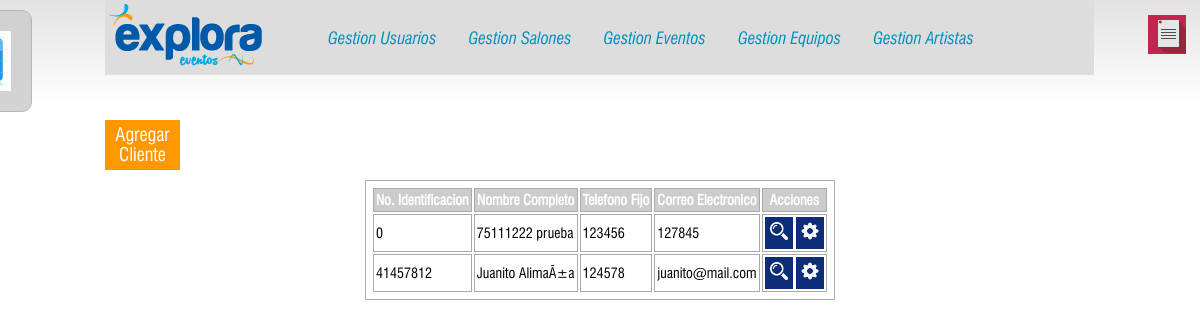
The app's page /asesor_backend.php (signed in) with its own data.
### tables this page shows
CREATE TABLE IF NOT EXISTS `usuarios` (
`id_usuario` int(11) NOT NULL,
  `nombres` text NOT NULL,
  `apellidos` text NOT NULL,
  `no_identificacion` bigint(20) NOT NULL,
  `email` text NOT NULL,
  `password` text NOT NULL,
  `telefono_fijo` bigint(20) NOT NULL,
  `telefono_movil` bigint(20) NOT NULL,
  `direccion_residencia` text NOT NULL,
  `ciudad_residencia` text NOT NULL,
  `tipo_usuario` text NOT NULL,
  `estado` text NOT NULL,
  `fecha_registro` date NOT NULL
);

### asesor_backend.php (called while the page is built, shortened)
<?php
    include "layout/header.php";
    include "layout/topnavbar_backend.php";
    require "bd/open.php";
    include "layout/asesor_customer.php";
    require 'layout/footer.php';
?>

### layout/asesor_customer.php (the view)
<section id="content_wrapper">
    <div id="add_button">
        <a href="./asesor/add_customer.php" class="iframe cboxElement">Agregar Cliente</a>
    </div>
    <table>
        <thead>
            <tr class="encabezado-fila">
                <th>No. Identificacion</th>
                <th>Nombre Completo</th>
                <th>Telefono Fijo</th>
                <th>Correo Electronico</th>
                <th>Acciones</th>
            </tr>
        </thead>
        <tbody>
        <?php
            $sql = "SELECT * FROM usuarios
                    WHERE tipo_usuario = 'cliente'
                    ORDER BY nombres ASC;";
            $rs  = mysql_query($sql, $cnx);
            $nr = mysql_num_rows($rs);
            if ($nr <= 0) {
                echo "<tr><td colspan='5'>No hay <b>Clientes</b> registrados</td></tr>";
            }
            else
            {
                while ($reg = mysql_fetch_array($rs))
                {
            ?>
                <tr>
                    <td><?php echo $reg['no_identificacion']; ?></td>
                    <td><?php echo $reg['nombres']." ".$reg['apellidos']; ?></td>
                    <td><?php echo $reg['telefono_fijo']; ?></td>
                    <td><?php echo $reg['email']; ?></td>
                    <td>
                        <div class="view_button">
                            <a href="./asesor/list_customer.php?id=<?php echo $reg['id_usuario']; ?>" class="iframe cboxElement">
                                <img src="./public/images/icons/view.png" alt="" id="view_icon">
                            </a>
                        </div>
                        <div class="modify_button">
                            <a href="./asesor/update_customers.php?id=<?php echo $reg['id_usuario']; ?>" class="iframe cboxElement">
                                <img src="./public/images/icons/modify.png" alt="" id="modify_icon">
                            </a>
                        </div>
                    </td>
                </tr>
            <?php
                }
            }
        ?>
        </tbody>
    </table>
</section>

### public/css/style.css (style rules this page uses)
article, aside, audio, canvas, command, datalist, details, embed, figcaption, figure, footer, header, hgroup, keygen, meter, nav, output, progress, section, source, video { display:block; }
html, body { width:100%; padding:0; margin:0; }
body { font-family: 'Swis_normal', sans-serif; font-size:0.8em; line-height:18px; color:#000000; position:relative; }
a { text-decoration:none; cursor:pointer; }
#content_wrapper { width: 990px; margin: 20px auto; clear:both; font-size: 1.1em; overflow: hidden; }
#add_button { width: 65px; background: #FF9800; padding: 5px; text-align: center; margin-bottom: 10px; }
#add_button a { color: #fff; font-size: 1.3em; }
#content_wrapper #tabs table, #content_wrapper table { padding: 5px; border: 1px solid #aaa; margin: 0 auto; }
#content_wrapper table td, #content_wrapper table th { padding: 2px; border: 1px solid #aaa; margin: 10px; }
#content_wrapper table .encabezado-fila { background: #ccc; color: #fff; }
#content_wrapper table td a { outline: none; }
.view_button, .modify_button, .delete_button, .state_button, .gallery_button { display: inline-block; padding: 5px; width: 18px; }
.view_button, .modify_button { background: #0d2d77; }
#view_icon, #modify_icon, #delete_icon, #state_icon, #gallery_icon { background-size: cover; width: 18px; margin: 0 auto; }

### public/css/lightbox.css (style rules this page uses)
body:after { content: url(../img/close.png) url(../img/loading.gif) url(../img/prev.png) url(../img/next.png); display: none; }

### records on screen
usuarios: no_identificacion "0", nombres "75111222", apellidos "prueba", telefono_fijo "123456", email "127845"
usuarios: no_identificacion "41457812", nombres "Juanito", apellidos "AlimaÃ±a", telefono_fijo "124578", email "juanito@mail.com"
